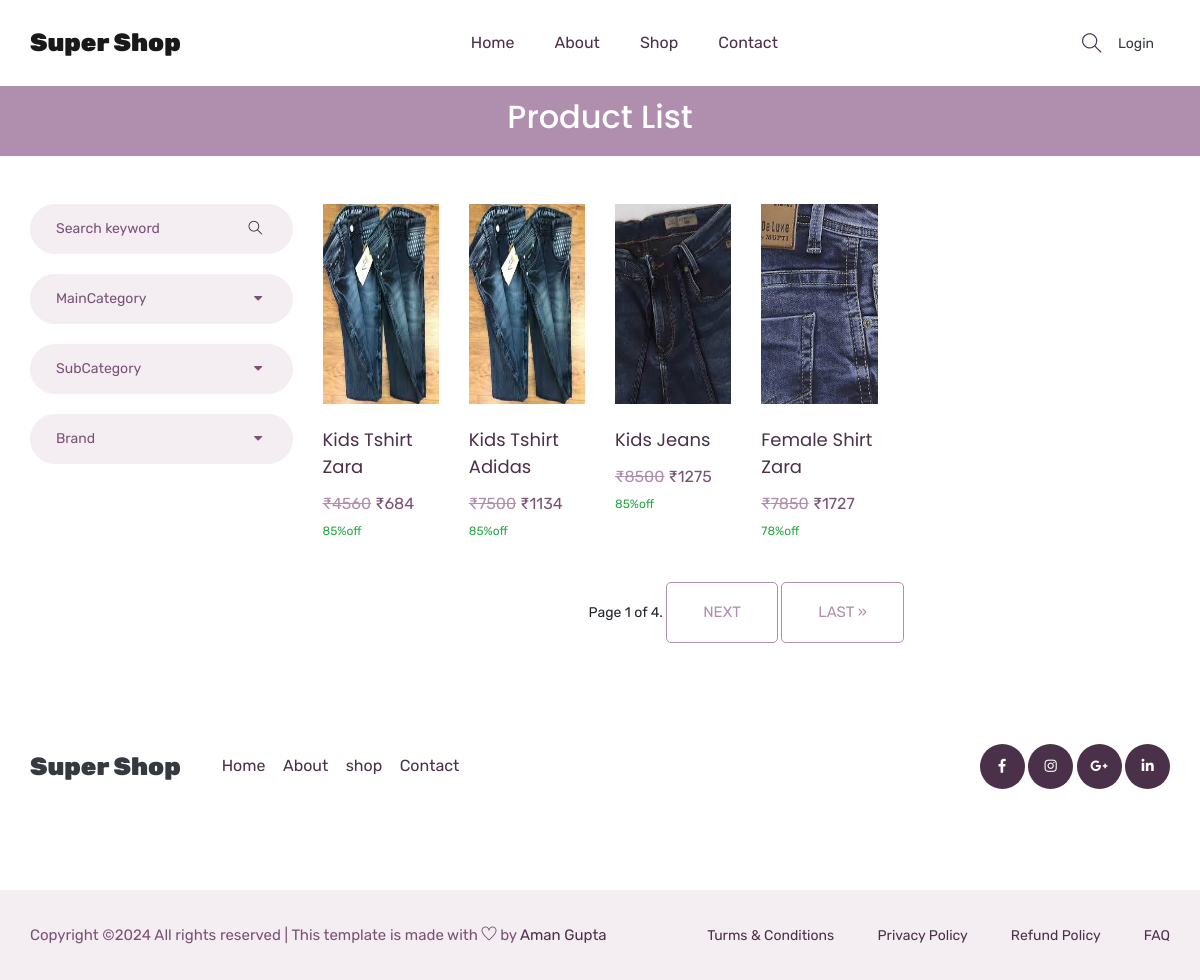
/shop/All/All/All/, run on the app's committed database.
### mainapp/models.py (models this page shows, shortened)
class Product(models.Model):
    id=models.AutoField(primary_key=True)
    name = models.CharField(max_length=30)
    maincategory = models.ForeignKey(Maincategory,on_delete=models.CASCADE)
    subcategory = models.ForeignKey(Subcategory,on_delete=models.CASCADE)
    brand = models.ForeignKey(Brand,on_delete=models.CASCADE)
    baseprice = models.IntegerField()
    discount = models.IntegerField()
    finalprice = models.IntegerField()
    stock = models.BooleanField(default=True)
    color = models.CharField(max_length=30)
    size = models.CharField(max_length=10)
    description = models.TextField(default="")
    pic1 = models.ImageField(upload_to="uploads/product")
    pic2 = models.ImageField(upload_to="uploads/product",default=None,blank=True,null=True)
    pic3 = models.ImageField(upload_to="uploads/product",default=None,blank=True,null=True)
    pic4 = models.ImageField(upload_to="uploads/product",default=None,blank=True,null=True)

### mainapp/views.py (the view)
# urls.py: path('shop/<str:mc>/<str:sc>/<str:br>/',mainApp.shoppage,name="shop"),
def shoppage(Request ,mc,sc,br):
    if(mc=="All" and sc=="All" and br=="All"):
        products= Product.objects.all().order_by('-id')
    elif(mc!="All" and sc=="All" and br=="All"):
        products= Product.objects.filter(maincategory=Maincategory.objects.get(name=mc)).order_by('-id')
    elif(mc=="All" and sc!="All" and br=="All"):
        products= Product.objects.filter(subcategory=Subcategory.objects.get(name=sc)).order_by('-id')
    elif(mc=="All" and sc=="All" and br!="All"):
        products= Product.objects.filter(brand=Brand.objects.get(name=br)).order_by('-id')
    elif(mc!="All" and sc!="All" and br=="All"):
        products= Product.objects.filter(maincategory=Maincategory.objects.get(name=mc),subcategory=Subcategory.objects.get(name=sc)).order_by('-id').order_by('-id')
    elif(mc!="All" and sc=="All" and br!="All"):
        products= Product.objects.filter(maincategory=Maincategory.objects.get(name=mc),brand=Brand.objects.get(name=br)).order_by('-id').order_by('-id')
    elif(mc=="All" and sc!="All" and br!="All"):
        products= Product.objects.filter(subcategory=Subcategory.objects.get(name=sc),brand=Brand.objects.get(name=br)).order_by('-id').order_by('-id')
    else:
        products= Product.objects.filter(maincategory=Maincategory.objects.get(name=mc),subcategory=Subcategory.objects.get(name=sc),brand=Brand.objects.get(name=br)).order_by('-id').order_by('-id')
    maincategory = Maincategory.objects.all().order_by("-id")
    subcategory = Subcategory.objects.all().order_by("-id")
    brand = Brand.objects.all().order_by("-id")
    paginator = Paginator(products,4)
    page_number = Request.GET.get("page")
    page_obj = paginator.get_page(page_number)
    return render(Request,'shop.html',{'products':products , "maincategory":maincategory , "subcategory":subcategory, "brand":brand,'mc':mc, 'sc':sc, "br":br,"page_obj":page_obj})

### mainapp/templates/shop.html (shortened to what this page needs)
{% extends 'index.html' %}
{% load static %}
{% block body %}
    <section class="breadcrumb_part">
        <div class="container">
            <div class="row">
                <div class="col-lg-12">
                    <div class="breadcrumb_iner">
                        <h2>product list</h2>
                    </div>
                </div>
            </div>
        </div>
    </section>
    <section class="product_list pt-5">
        <div class="container">
            <div class="row">
                <div class="col-md-3">
                    <div class="product_sidebar">
                        <div class="single_sedebar">
                            <form action="/search/" method="post">
                                <input type="text" name="search" placeholder="Search keyword">
                                <i class="ti-search"></i>
                            </form>
                        </div>
                        <div class="single_sedebar">
                            <div class="select_option">
                                <div class="select_option_list">MainCategory <i class="right fas fa-caret-down"></i> </div>
                            </div>
                        </div>
                        <div class="single_sedebar">
                            <div class="select_option">
                                <div class="select_option_list">SubCategory <i class="right fas fa-caret-down"></i> </div>
                            </div>
                        </div>
                        <div class="single_sedebar">
                            <div class="select_option">
                                <div class="select_option_list">Brand <i class="right fas fa-caret-down"></i> </div>
                            </div>
                        </div>
                    </div>
                </div>
                <div class="col-md-9">
                    <div class="product_list">
                        <div class="row">
                            {% for item in page_obj %}
                <div class="col-xl-2 col-lg-3 col-md-4 col-sm-6 col-12">
                    <div class="single_product_item">
                        <div class="single_product_item_thumb">
                           <a href="/singleproduct/{{item.id}}">
                               <img src="{{item.pic1.url}}" style="height: 200px; width:100%;" alt="#" class="img-fluid">
                               </a>
                        </div>
                        <h3> <a href="/singleproduct/{{item.id}}">{{item.name}}</a> </h3>
                        <p><del class="text-denger">&#8377;{{item.baseprice}}</del> &#8377;{{item.finalprice}} <sup class="text-success">{{item.discount}}%off</sup> </p>
                    </div>
                </div>
                {% endfor %}
                        </div>
<div class="load_more_btn text-center">
    <span class="step-links">
        <span class="current">
            Page {{ page_obj.number }} of {{ page_obj.paginator.num_pages }}.
        </span>
        {% if page_obj.has_next %}
            <a href="?page={{ page_obj.next_page_number }}" class="btn_3">next</a>
            <a href="?page={{ page_obj.paginator.num_pages }}" class="btn_3">last &raquo;</a>
        {% endif %}
    </span>
</div>
                    </div>
                </div>
            </div>
        </div>
    </section>
   {% endblock %}

### mainapp/templates/index.html (shortened to what this page needs)
{% load static %}
<!doctype html>
<html lang="zxx">
<head>
    <link rel="stylesheet" href="{% static 'css/bootstrap.min.css' %}">
    <link rel="stylesheet" href="{% static 'css/animate.css' %}">
    <link rel="stylesheet" href="{% static 'css/owl.carousel.min.css' %}">
    <link rel="stylesheet" href="{% static 'css/all.css' %}">
    <link rel="stylesheet" href="{% static 'css/flaticon.css' %}">
    <link rel="stylesheet" href="{% static 'css/themify-icons.css' %}">
    <link rel="stylesheet" href="{% static 'css/magnific-popup.css' %}">
    <link rel="stylesheet" href="{% static 'css/slick.css' %}">
    <link rel="stylesheet" href="{% static 'css/style.css' %}">
</head>
<body>
    <header class="main_menu home_menu">
        <div class="container">
            <div class="row align-items-center justify-content-center">
                <div class="col-lg-12">
                    <nav class="navbar navbar-expand-lg navbar-light">
                        <a class="navbar-brand logo-text" href="{% url 'home' %}">Super Shop <a>
                        <div class="collapse navbar-collapse main-menu-item" id="navbarSupportedContent">
                            <ul class="navbar-nav">
                                <li class="nav-item">
                                    <a class="nav-link" href="{% url 'home' %}">Home</a>
                                </li>
                                <li class="nav-item">
                                    <a class="nav-link" href="{% url 'about'%}">about</a>
                                </li>
                                <li class="nav-item">
                                    <a class="nav-link" href="/shop/All/All/All">Shop</a>
                                </li>
                                <li class="nav-item">
                                    <a class="nav-link" href="{% url 'contact'%}">Contact</a>
                                </li>
                            </ul>
                        </div>
                        <div class="hearer_icon d-flex align-items-center">
                            <a id="search_1" href="javascript:void(0)"><i class="ti-search"></i></a>
                            <ul>
                                {% if request.user.is_authenticated %}
                                <li class="nav-item dropdown">
                                    <a class="nav-link dropdown-toggle text-dark" href="#" id="navbarDropdown_2"
                                        role="button" data-toggle="dropdown" aria-haspopup="true" aria-expanded="false">
                                   {{request.user.username}}
                                    </a>
                                    <div class="dropdown-menu" aria-labelledby="navbarDropdown_2">
                                        <a class="dropdown-item" href="{% url 'profile' %}"> Profile</a>
                                        <a class="dropdown-item" href="{% url 'cart'%}">Cart</a>
                                        <a class="dropdown-item" href="{% url 'checkout'%}">Checkout</a>
                                        <a class="dropdown-item" href="{% url 'logout' %}">Logout</a>
                                    </div>
                                </li>
                                {% else %}
                                <li class="nav-item">
                                    <a class="nav-link text-dark" href="{% url 'login'%}"> Login</a>
                                </li>
                                {% endif %}
                            </ul>
                        </div>
                    </nav>
                </div>
            </div>
        </div>
    </header>
    {% block body %}{% endblock %}
    <footer class="footer_part">
        <div class="footer_iner">
            <div class="container">
                <div class="row justify-content-between align-items-center">
                    <div class="col-lg-8">
                        <div class="footer_menu">
                            <div class="footer_logo">
                                <a class="navbar-brand logo-text text-dark" href="{% url 'home' %}">Super Shop <a>
                            </div>
                            <div class="footer_menu_item">
                                <a href="{% url 'home' %}">Home</a>
                                <a href="{% url 'about'%}">About</a>
                                <a href="shop/All/All/All">shop</a>
                                <a href="{% url 'contact'%}">Contact</a>
                            </div>
                        </div>
                    </div>
                    <div class="col-lg-4">
                        <div class="social_icon">
                            <a href="#"><i class="fab fa-facebook-f"></i></a>
                            <a href="#"><i class="fab fa-instagram"></i></a>
                            <a href="#"><i class="fab fa-google-plus-g"></i></a>
                            <a href="#"><i class="fab fa-linkedin-in"></i></a>
                        </div>
                    </div>
                </div>
            </div>
        </div>
        <div class="copyright_part">
            <div class="container">
                <div class="row ">
                    <div class="col-lg-12">
                        <div class="copyright_text">
                            <P>
Copyright &copy;<script>document.write(new Date().getFullYear());</script> All rights reserved | This template is made with <i class="ti-heart" aria-hidden="true"></i> by <a href="#" target="_blank">Aman Gupta</a>
</P>
                            <div class="copyright_link">
                                <a href="#">Turms & Conditions</a>
                                <a href="#">Privacy Policy</a>
                                <a href="#">Refund Policy</a>
                                <a href="#">FAQ</a>
                            </div>
                        </div>
                    </div>
                </div>
            </div>
        </div>
    </footer>
</body>
</html>

### mainapp/static/css/all.css (style rules this page uses)
.logo-text { font-weight: 900; font-size: 25px; }
.fa, .fas, .far, .fal, .fab { -moz-osx-font-smoothing: grayscale; -webkit-font-smoothing: antialiased; display: inline-block; font-style: normal; font-variant: normal; text-rendering: auto; line-height: 1; }
.fa-caret-down:before { content: "\f0d7"; }
.fa-facebook-f:before { content: "\f39e"; }
.fa-google-plus-g:before { content: "\f0d5"; }
.fa-instagram:before { content: "\f16d"; }
.fa-linkedin-in:before { content: "\f0e1"; }
.fab { font-family: 'Font Awesome 5 Brands'; }
.fa, .fas { font-family: 'Font Awesome 5 Free'; font-weight: 900; }

### data on the page
Product: pic1 (picture), name "Kids Tshirt Zara", baseprice "4560", finalprice "684", discount "85"
Product: pic1 (picture), name "Kids Tshirt Adidas", baseprice "7500", finalprice "1134", discount "85"
Product: pic1 (picture), name "Kids Jeans", baseprice "8500", finalprice "1275", discount "85"
Product: pic1 (picture), name "Female Shirt Zara", baseprice "7850", finalprice "1727", discount "78"

### other printed values
{{ page_obj.number }} "1"
{{ page_obj.paginator.num_pages }} "4"
